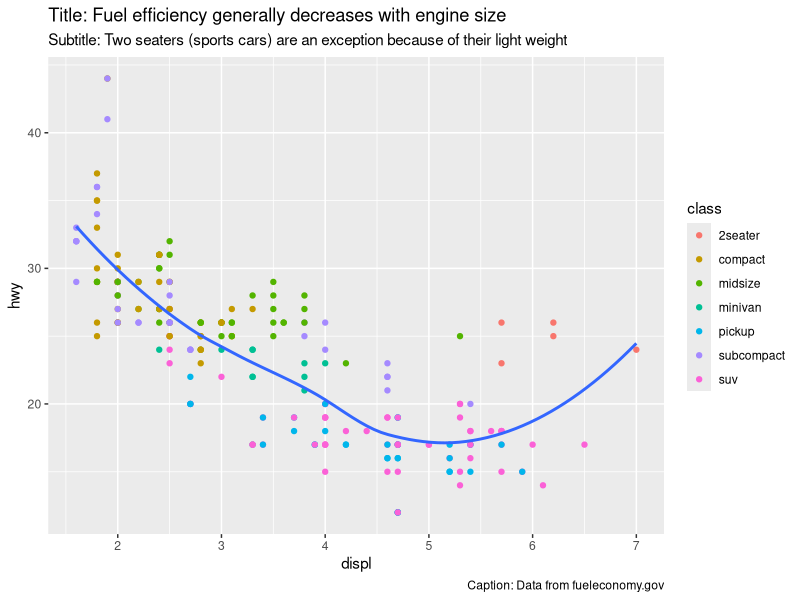
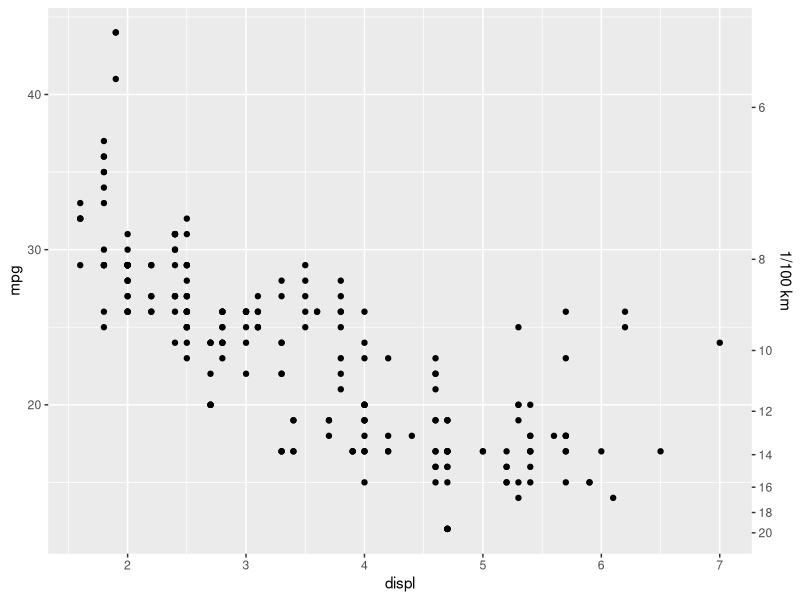

Write R code to recreate these figures, in order.
## ---- chunk 1
library("ggplot2")
## ---- chunk 2
ggplot(mpg, aes(displ, hwy))+
  geom_point(aes(color = class))+
  geom_smooth(se = FALSE, method = "loess")+
  labs(
    title = "Title: Fuel efficiency generally decreases with engine size",
    subtitle = "Subtitle: Two seaters (sports cars) are an exception because of their light weight",
    caption = "Caption: Data from fueleconomy.gov"
  )
## ---- chunk 3
ggplot (mpg, aes(displ, hwy)) +
  geom_point() +
  scale_y_continuous(
    "mpg",
    sec.axis = sec_axis(
      ~ 235 / .,
      name = "1/100 km",
      breaks=seq(2,20, by = 2)
    )
  )
